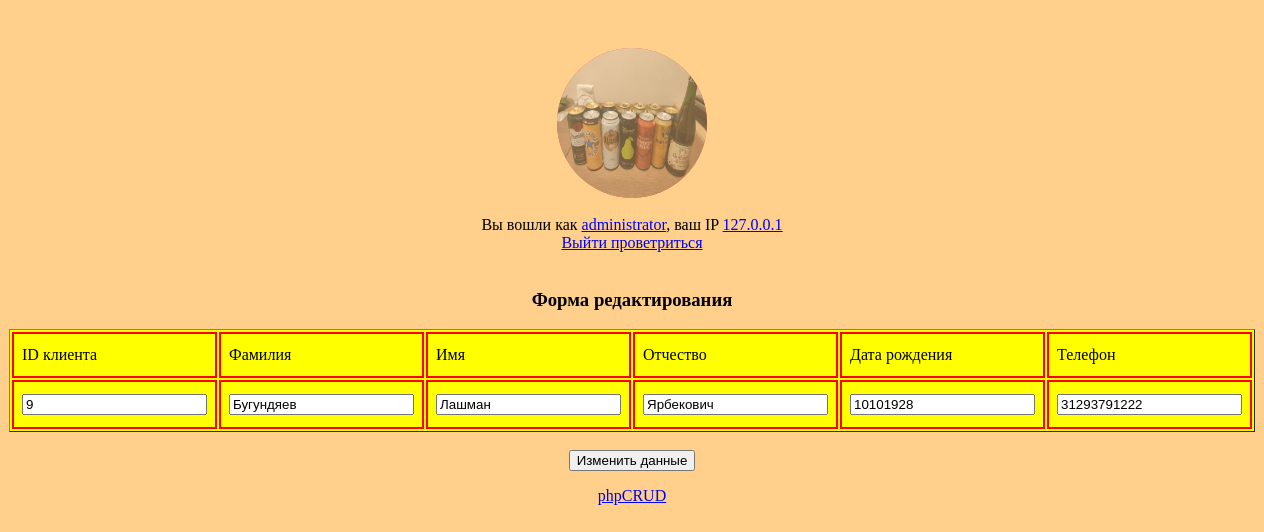
Screenshot of /update.php?id_klient=9 (signed in) with the database file from the repository.
### tables this page shows
CREATE TABLE `user` (
  `login` text NOT NULL,
  `password` varchar(255) NOT NULL,
  `user_id` int(11) NOT NULL,
  `log` varchar(255) DEFAULT NULL,
  `role` varchar(15) NOT NULL,
  `ban` varchar(3) DEFAULT NULL,
  `userpic` varchar(255) DEFAULT NULL
);

CREATE TABLE `klient` (
  `family` varchar(30) NOT NULL,
  `name` varchar(30) NOT NULL,
  `patronymic` varchar(30) NOT NULL,
  `phone` varchar(12) NOT NULL,
  `birth_date` varchar(30) NOT NULL,
  `id_klient` int(10) NOT NULL
);

### config.php (called while the page is built, shortened)
<?php
$db_host='localhost';
$db_name='cdrom';
$db_login='root';
$db_pass='vertrigo';
$connect_mysql_base = new mysqli($db_host, $db_login, $db_pass, $db_name);
function queryMysql($query)	{
	global $connect_mysql_base;
	$result = $connect_mysql_base->query($query);
	return $result;
}

### update.php (the view, shortened to what this page needs)
<?php
require_once "config.php";
require_once "User.class.php";
shortUserInfo();
?>
<html>
<head>
    <link rel="stylesheet" type="text/css" href="style.css">
</head>
<body>
<div align="center">
<?php
if (!isset($_GET['id_klient']))	{}
else {
    $id = $_GET['id_klient'];
    $s = queryMysql("SELECT * FROM klient WHERE (id_klient = '$id')");
    $f = $s->fetch_array();
?>
    <form method="GET">
    <h3>Форма редактирования</h3>
        <table border='1' width='40%' bgcolor='yellow'>
            <tr><td>ID клиента</td><td>Фамилия</td><td>Имя</td><td>Отчество</td><td>Дата рождения</td><td>Телефон</td></tr>
            <tr>
                <td align="center"> <input type = "text" readonly name="id_klient" value="<?php echo $f['id_klient']; ?>"> </td>
                <td align="center"> <input type="text" name="family" value="<?php echo $f['family']; ?>"> </td>
                <td align="center"> <input type="text" name="name" value="<?php echo $f['name']; ?>"> </td>
                <td align="center"> <input type="text" name="patronymic" value="<?php echo $f['patronymic']; ?>"> </td>
                <td align="center"> <input type="text" name="birth_date" value="<?php echo $f['birth_date']; ?>"> </td>
                <td align="center"> <input type="text" name="phone" value="<?php echo $f['phone']; ?>"> </td>
            </tr>
        </table>
        <br><input type="submit" name="change_data_client" value="Изменить данные">
    </form>
</div>
<?php
}
require_once "footer.php";

### User.class.php (shortened to what this page needs)
<?php
function checkAuth() {
    if (empty($_SESSION['login']) || empty ($_SESSION['user_id']) || empty ($_SESSION['role'])) {
	header('Location: auth.php');
    }
    else {
        $client_ip = $_SERVER['REMOTE_ADDR'];
	$user_id = $_SESSION['user_id'];
	$current_user = $_SESSION['login'];
	$role = $_SESSION['role'];
    }
return $userdata = ['current_user'=>"$current_user", 'user_id'=>"$user_id", 'role'=>"$role", 'client_ip'=>"$client_ip"];
}
function getUserPic(){
   $s = queryMysql("SELECT userpic FROM user WHERE login = '$_SESSION[login]'");
   $f = $s->fetch_array();
   $path = "<a title='Смена аватара' href='upload_pic.php'><img class='avatar' width='150px' height='150px' src='$f[userpic]'></a>";
   return $path;
}
function shortUserInfo(){
    $userdata = checkAuth();
    $current_user = $userdata['current_user'];
    $client_ip = $userdata['client_ip'];
    $random_otvet = rand(1,5);
    switch ($random_otvet) {
        case 1:
                $random_logout_text = "Выйти проветриться";
                break;
    }
    $userpic = getUserPic();
    echo "$userpic<br><br> Вы вошли как <a title = 'Нажмите для подробной информации' href='user.php'>$current_user</a>, ваш IP <a target='blank' href='https://ip.osnova.news/?ip=$client_ip'>$client_ip</a>";
    echo "<br><a href='?sign_out'>$random_logout_text</a><br><br>";
}

### style.css (style rules this page uses)
body { position:relative; top: 40px; background:#FFCF8C; color:#000000; text-align:center; }
.avatar { border-radius: 98px 98px 98px 98px; opacity: 0.6; background:red; }
td { border: 2px solid red; padding: 8px; padding-top: 12px; padding-bottom: 12px; text-align: left; background-color: #f8d43f8ffdb; color: black; }

### rows the page displays
user: userpic (picture)
klient: id_klient "9", family "Бугундяев", name "Лашман", patronymic "Ярбекович", birth_date "10101928", phone "31293791222"

### other values shown
$current_user "administrator"
$client_ip "127.0.0.1"
$random_logout_text "Выйти проветриться"
